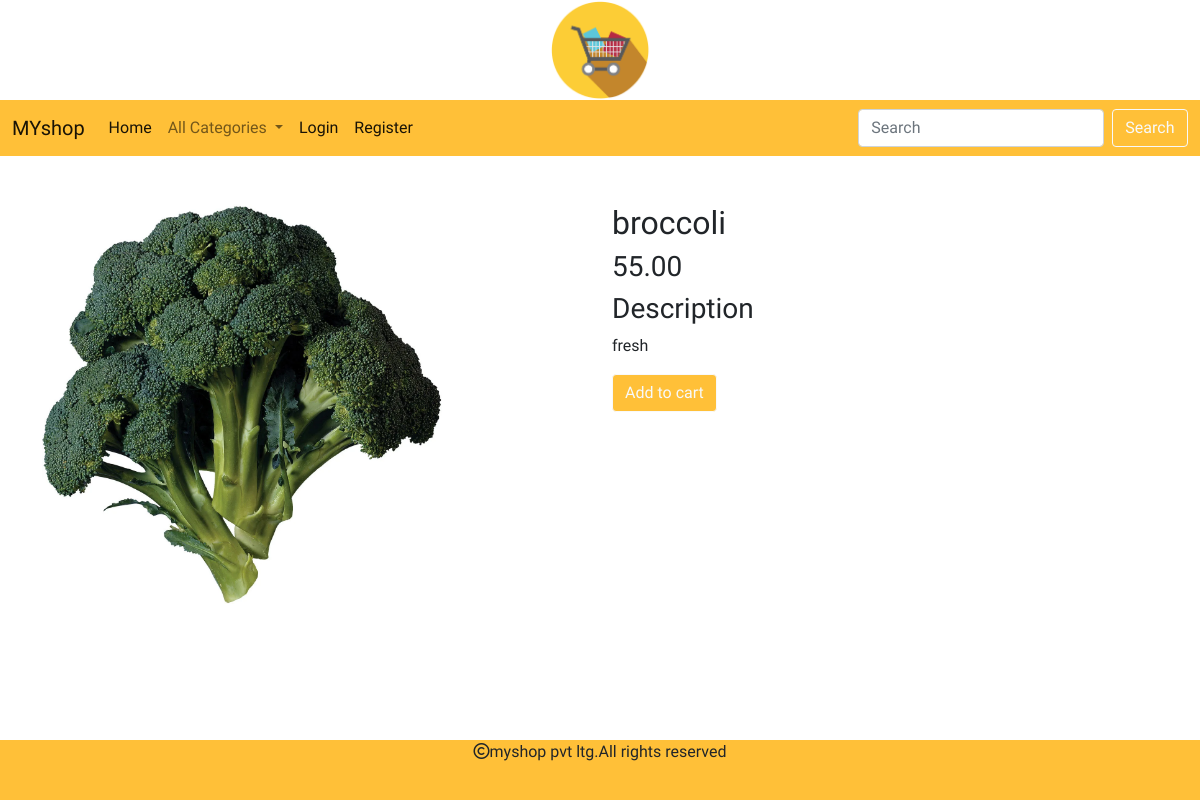
The app's page /details/broccoli with its own data.
### shop/models.py (models this page shows, shortened)
class Product(models.Model):
    name=models.CharField(max_length=200,unique=True)
    slug=models.SlugField(max_length=250,unique=True)
    description=models.TextField(blank=True)
    price=models.DecimalField(max_digits=10,decimal_places=2)
    category=models.ForeignKey(Category,on_delete=models.CASCADE)
    image=models.ImageField(upload_to='img/product',null=True,blank=True)
    stock=models.IntegerField()
    available=models.BooleanField(default=True)
    created=models.DateTimeField(auto_now_add=True)
    updated=models.DateTimeField(auto_now=True)

### shop/views.py (the view)
# urls.py: path('details/<slug:p>',views.details,name="details"),
def details(request,p):
    e=Product.objects.get(slug=p)
    return render(request,'details.html',{'e':e})

### cart/context_processors.py (called while the page is built, shortened)
def counter(request):
    item_count=0
    return {'item_count':item_count}

### shop/context_processors.py (called while the page is built)
def menu_links(request):
    links=Category.objects.all()
    return {'links':links}

### templates/details.html
{% extends 'base.html' %}
{% load static %}
{% block content %}
<div class="container" style="margin-bottom:100px;">
  <div class="row">
    <div class="col-sm-6 mt-5">
      <img src="{{e.image.url}}" height="400px" width="400px">
    </div>
    <div class="col-sm-6 mt-5">
      <h2>{{e.name}}</h2>
      <h3>{{e.price}}</h3>
      <h3>Description</h3>
      <p style="text-alighn:justify">{{e.description}}</p>
      {% if e.stock <= 0 %}
      <h2>Out of stock</h2>
      {% else %}
      <a href="{% url 'cart:add_cart' e.id %}" class="btn btn-primary btn-outline-light">Add to cart</a>
      {% endif %}
    </div>
  </div>
</div>
{% endblock %}

### static/css/custom.css (style rules this page uses)
body { font-family: 'Belanosima', sans-serif; }

### templates/base.html (style rules this page uses)
.btn-primary { background-color:#ffc038; }

### records on screen
Product: image (picture), name "broccoli", price "55.00", description "fresh"
